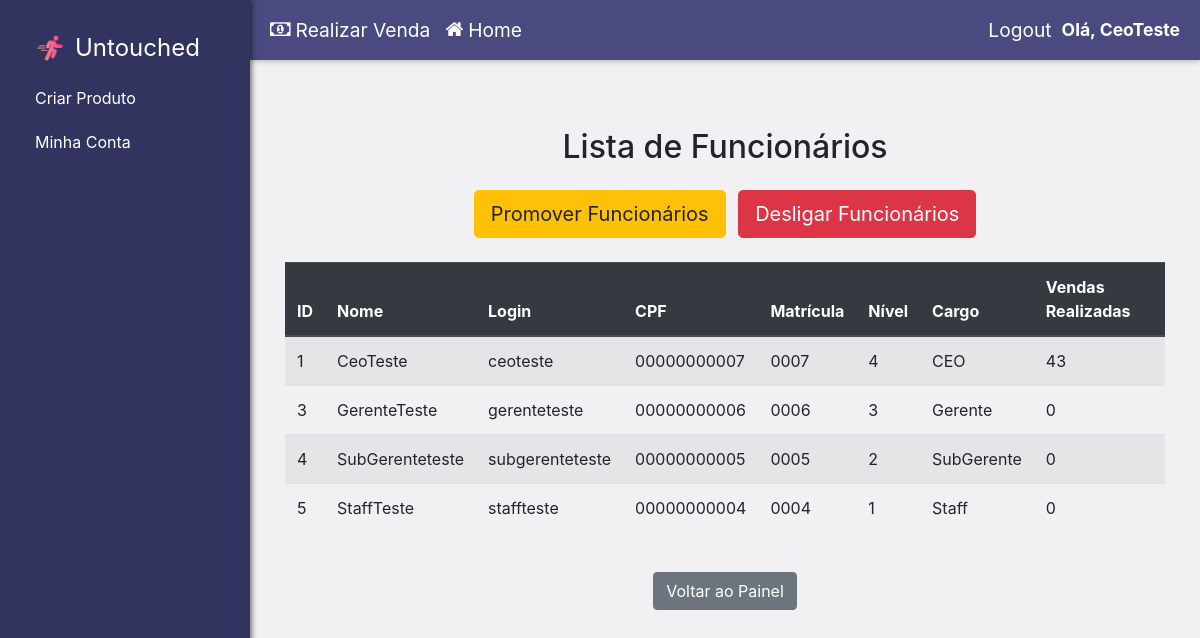
Page /gerenciar_funcionarios (signed in) on the committed database.
### website/model/Users/Gerente.py (models this page shows, shortened)
class Gerente(Funcionario):
    __mapper_args__ = {
        'polymorphic_identity': 6
    }

### website/controller/homeController.py (the view)
@homeC.route('/gerenciar_funcionarios', methods=['GET'])
@login_required
def gerenciar_funcionarios():
    if not (current_user.is_authenticated and current_user.nivel == 4):
        print("Você não tem permissão para visualizar a lista de funcionários.", 'danger')
        return redirect(url_for('homeC.home_funcionario')) # Redireciona para o painel de funcionario
    funcionarios = UserDatabaseService.listar_funcionarios() # Obtenha todos os funcionários
    return render_template('gerenciar_funcionarios.html', funcionarios=funcionarios)

### website/model/Users/User.py (called while the page is built)
    @property
    def id(self):
        return self._id

### website/service/UserDatabaseService.py (called while the page is built)
    @staticmethod
    def listar_funcionarios(exclude_ceo=False): # Adicionar opção para excluir CEO
        query = Funcionario.query # Isso já filtra para Funcionario e suas subclasses
        if exclude_ceo:
            query = query.filter(User.tipo_usuario != 7) # Filtra onde tipo_usuario não é 7 (CEO)
        return query.all()

### website/templates/gerenciar_funcionarios.html (shortened to what this page needs)
{% extends 'layout.html' %}
{% block content %}
<div class="container mt-5">
    <h2 class="mb-4 text-center">Lista de Funcionários</h2>
    {% if current_user.is_authenticated and current_user.nivel == 4 %}
    <div class="text-center mb-4">
        <a href="{{ url_for('homeC.promover_funcionario_page') }}" class="btn btn-warning btn-lg mr-2">Promover Funcionários</a>
        <a href="{{ url_for('homeC.desligar_funcionario_page') }}" class="btn btn-danger btn-lg">Desligar Funcionários</a>
    </div>
    {% endif %}
    <div class="table-responsive">
        <table class="table table-striped table-hover">
            <thead class="thead-dark">
                <tr>
                    <th>ID</th>
                    <th>Nome</th>
                    <th>Login</th>
                    <th>CPF</th>
                    <th>Matrícula</th>
                    <th>Nível</th>
                    <th>Cargo</th>
                    <th>Vendas Realizadas</th>
                </tr>
            </thead>
            <tbody>
                {% for funcionario in funcionarios %}
                <tr>
                    <td>{{ funcionario.id }}</td>
                    <td>{{ funcionario.nome }}</td>
                    <td>{{ funcionario.login }}</td>
                    <td>{{ funcionario.cpf }}</td>
                    <td>{{ funcionario.matricula if funcionario.matricula is not none else 'N/A' }}</td>
                    <td>{{ funcionario.nivel if funcionario.nivel is not none else 'N/A' }}</td>
                    <td>
                        {% if funcionario.tipo_usuario == 4 %}Staff
                        {% elif funcionario.tipo_usuario == 5 %}SubGerente
                        {% elif funcionario.tipo_usuario == 6 %}Gerente
                        {% elif funcionario.tipo_usuario == 7 %}CEO
                        {% else %}Func. Desconhecido ({{ funcionario.tipo_usuario }})
                        {% endif %}
                    </td>
                    <td>{{ funcionario.numero_vendas if funcionario.numero_vendas is not none else '0' }}</td>
                </tr>
                {% else %}
                <tr>
                    <td colspan="8" class="text-center">Nenhum funcionário cadastrado no sistema.</td>
                </tr>
                {% endfor %}
            </tbody>
        </table>
    </div>
    <div class="text-center mt-4">
        <a href="{{ url_for('homeC.home_funcionario') }}" class="btn btn-secondary">Voltar ao Painel</a>
    </div>
</div>
{% endblock %}

### website/templates/layout.html (shortened to what this page needs)
<!DOCTYPE html>
<html>
<head>
    <link
        rel="stylesheet"
        href="https://stackpath.bootstrapcdn.com/bootstrap/4.4.1/css/bootstrap.min.css"
    />
    <link
        rel="stylesheet"
        href="https://stackpath.bootstrapcdn.com/font-awesome/4.7.0/css/font-awesome.min.css"
    />
</head>
<body>
    <div class="sidebar">
        <div class="navbar-nav">
            <a class="navbar-brand" href="{{ url_for('homeC.home') }}">
                <img src="{{ url_for('static', filename='images/logo.png') }}" alt="Nossa Logo" height="30">
                <span style="font-size: 1.2em;">Untouched</span>
            </a>
            {% block sidebar_specific_content %}
                {% if current_user.is_authenticated and current_user.tipo_usuario >= 5 %}
                    <a class="nav-item nav-link" href="{{ url_for('productC.criar_produto') }}">Criar Produto</a>
                {% endif %}
                {% if current_user.is_authenticated%}
                    {%if current_user.tipo_usuario > 2%}
                        <a class="nav-item nav-link" href="{{ url_for('homeC.home_funcionario') }}">Minha Conta</a>
                    {%else%}
                        <a class="nav-item nav-link" href="{{ url_for('homeC.home_cliente') }}">Minha Conta</a>
                    {%endif%}
                {%else%}
                    <a class="nav-item nav-link" href="{{ url_for('loginC.login_page') }}">Login</a>
                    <a class="nav-item nav-link" href="{{ url_for('signC.sign_up') }}">Sign Up</a>
                {% endif %}
            {% endblock %}
        </div>
    </div>
    <div class="main-content-area">
        <div class="topbar">
            <div class="welcome-section">
                {% if current_user.is_authenticated %}
                {% if current_user.is_authenticated and current_user.tipo_usuario > 3 %}
                    <a class="cart-link" href="{{ url_for('vendaC.carrinho_venda') }}">
                        <i class="fa fa-money"></i> Realizar Venda
                    </a>
                {% endif %}
                {%endif%}
                <a class="home-link" href="{{ url_for('homeC.home') }}">
                    <i class="fa fa-home"></i> Home
                </a>
            </div>
            <div class="auth-info">
                {% if current_user.is_authenticated %}
                    <a class="auth-link" href="{{ url_for('loginC.logout') }}">Logout</a>
                    <span class="welcome-message">Olá, {{ current_user.nome }}</span>
                {% else %}
                    <a class="auth-link" href="{{ url_for('loginC.login_page') }}">Login</a>
                    <a class="auth-link" href="{{ url_for('signC.sign_up') }}">Sign Up</a>
                {% endif %}
            </div>
        </div>
        <div class="content-wrapper">
          {% block content %}
          {% endblock %}
        </div>
    </div>
</body>
</html>

### website/templates/layout.html (style rules this page uses)
body { display: flex; min-height: 100vh; margin: 0; background-color: #eeeef0c5; }
.sidebar { width: 250px; flex-shrink: 0; background-color: #333360; color: white; padding: 20px; box-shadow: 2px 0 5px rgba(0,0,0,0.5); position: sticky; top: 0; height: 100vh; overflow-y: auto; display: flex; flex-direction: column; }
.sidebar .navbar-brand, .sidebar .nav-link { color: white !important; padding: 10px 15px; display: flex; align-items: center; text-decoration: none; }
.sidebar .navbar-brand img { margin-right: 10px; }
.main-content-area { flex-grow: 1; display: flex; flex-direction: column; }
.topbar { background-color: #4a4a80; color: white; padding: 10px 20px; display: flex; justify-content: space-between; align-items: center; box-shadow: 0 2px 5px rgba(0,0,0,0.2); height: 60px; flex-shrink: 0; }
.topbar .welcome-section { display: flex; align-items: center; gap: 15px; }
.topbar .welcome-message { font-size: 1.1em; font-weight: bold; }
.topbar .home-link, .topbar .cart-link, .topbar .auth-link, .topbar .my-account-link { color: white !important; text-decoration: none; font-size: 1.2em; display: flex; align-items: center; transition: color 0.2s ease-in-out; }
.topbar .home-link i, .topbar .cart-link i { margin-right: 5px; }
.topbar .auth-info { display: flex; align-items: center; gap: 10px; }
.content-wrapper { flex-grow: 1; padding: 20px; }

### rows in the picture
Gerente: nome "CeoTeste", id "1", login "ceoteste", cpf "00000000007", matricula "0007", nivel "4", tipo_usuario "CEO", numero_vendas "43"
Gerente: id "3", nome "GerenteTeste", login "gerenteteste", cpf "00000000006", matricula "0006", nivel "3", tipo_usuario "Gerente", numero_vendas "0"
Gerente: id "4", nome "SubGerenteteste", login "subgerenteteste", cpf "00000000005", matricula "0005", nivel "2", tipo_usuario "SubGerente", numero_vendas "0"
Gerente: id "5", nome "StaffTeste", login "staffteste", cpf "00000000004", matricula "0004", nivel "1", tipo_usuario "Staff", numero_vendas "0"
